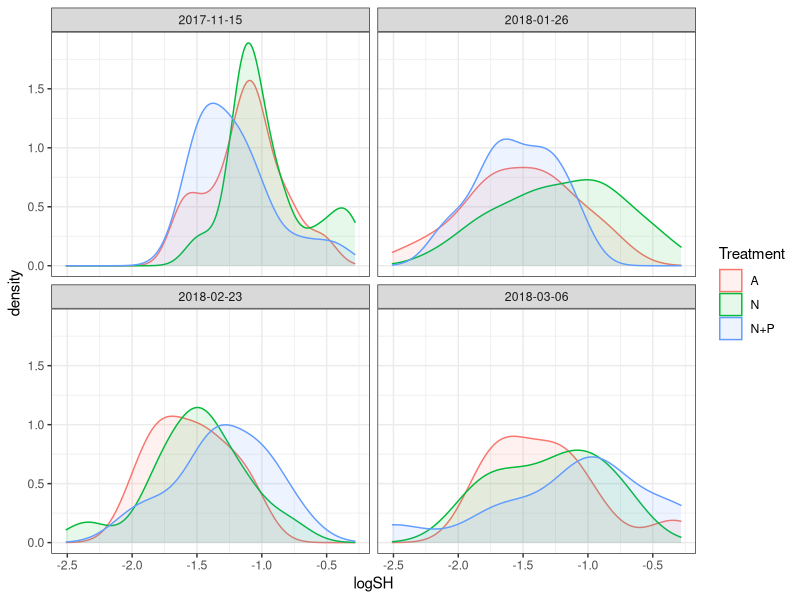
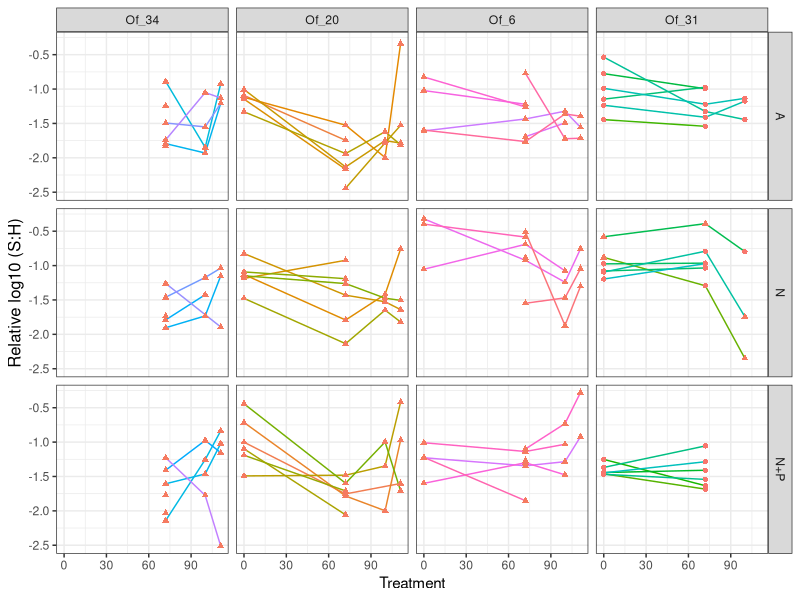
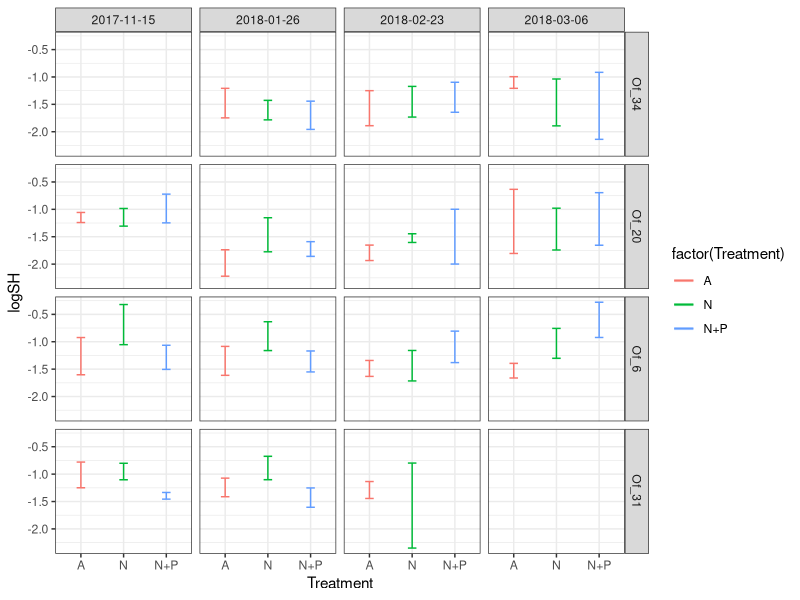
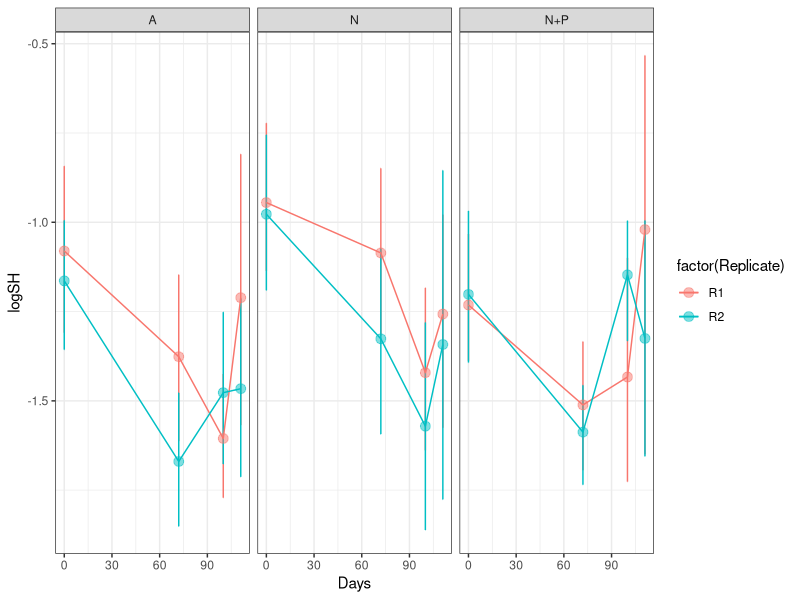
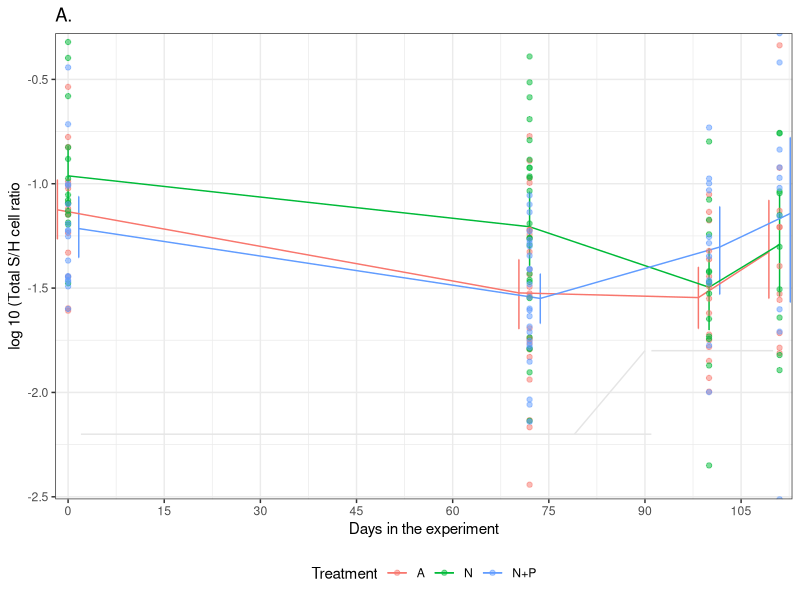
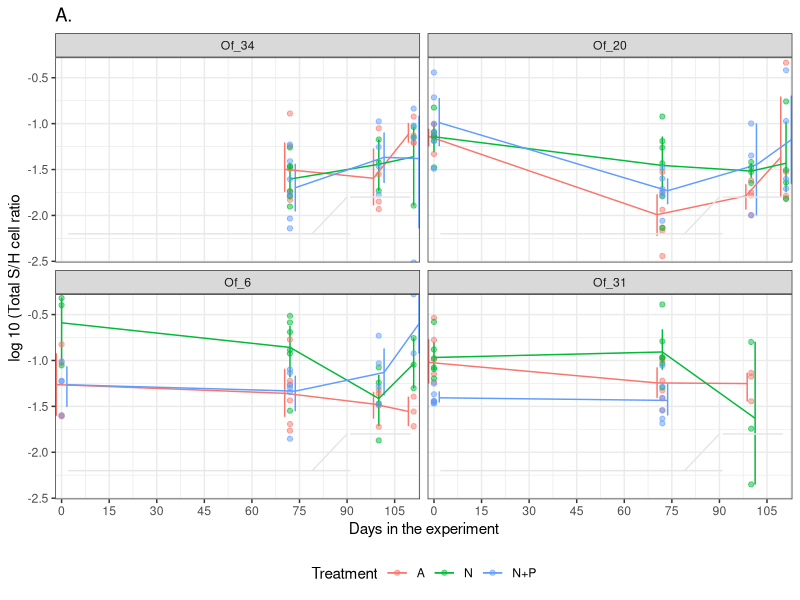
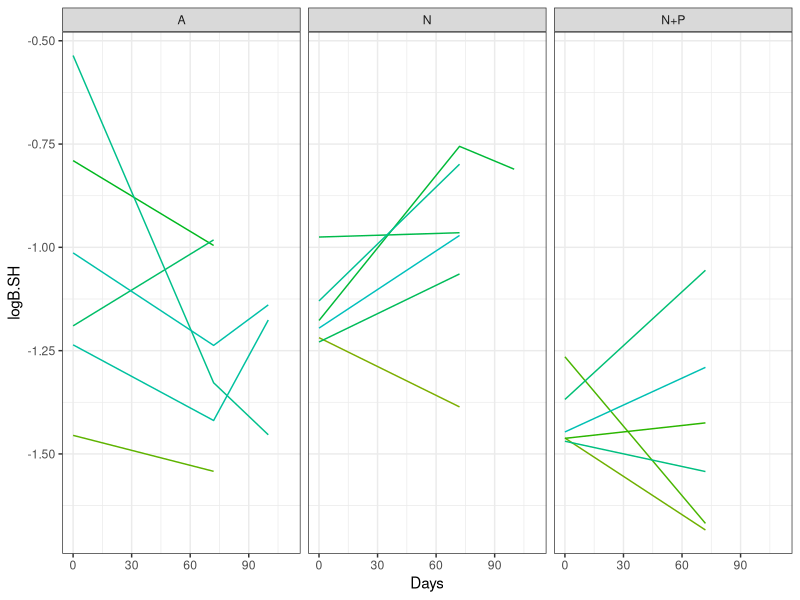
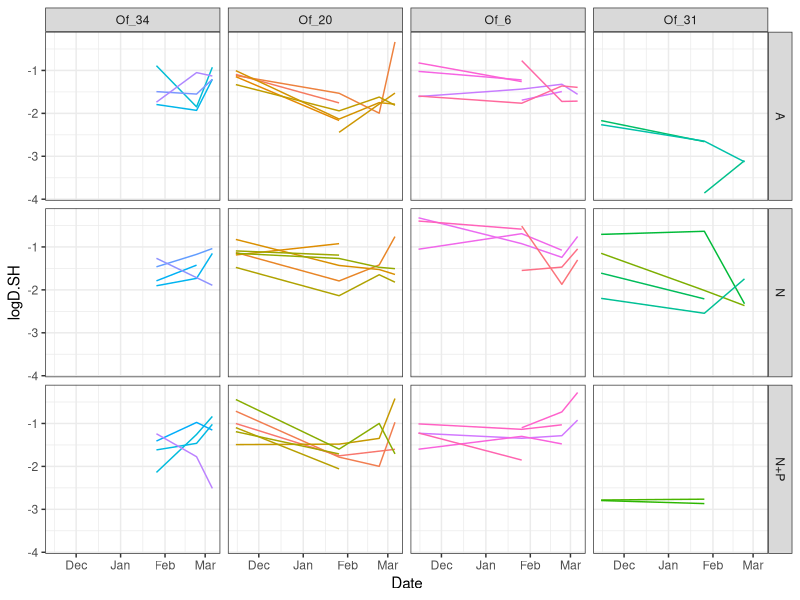

The R script that drew these images, in order: (Note: this script raises an error after producing the figures.)
## ---- chunk 1
knitr::opts_chunk$set(echo = TRUE, warning=FALSE, message=FALSE)
## ---- chunk 2

# Get all libraries and sources required to run the script
        library(plyr)
        library(dplyr)
        library(reshape2)
       
        library(ggplot2)
        library(ggthemes)
        library(scales)

        library(lme4)
        library(lmerTest)
        library(emmeans)

# Default ggplot settings

    Fill.colour<-scale_colour_manual(values = c("black", "gray70", "gray35"))

    ggthe_bw<-theme(plot.background=element_blank(),
          panel.grid.major.y = element_blank(),
          panel.grid.major.x = element_blank(),
          panel.grid.minor.x = element_blank(),
          panel.grid.minor.y = element_blank(),
          legend.box.background = element_rect(),
          panel.background =element_rect(fill = NA, color = "black")
          )+
    theme_bw()

## ---- chunk 3

qPCR.variables  <- read.csv("Outputs/Ofav_SH_cell_ratio.csv", header = T)

    qPCR.blastate<-qPCR.variables[((qPCR.variables$Date=="2018-02-05") |
                                     (qPCR.variables$Date=="2018-03-08")), ]
      
    qPCR.variables <- droplevels(qPCR.variables[!rownames(qPCR.variables) %in% rownames(qPCR.blastate), ])  

qPCR.variables<-subset(qPCR.variables, Date!="2017-12-15") # One month in nutrients

# Variable types 
str(qPCR.variables)
  qPCR.variables$Genotype<-factor(qPCR.variables$Genotype, 
                                  levels=c("Of_34", "Of_20", "Of_6", "Of_31"))
  qPCR.variables$DaysF<-as.factor(qPCR.variables$Days)
  qPCR.variables$Date<-as.Date(qPCR.variables$Date)
  
  summary(qPCR.variables)
## ---- chunk 4

ggplot(qPCR.variables, aes(logSH, fill = Treatment , colour = Treatment)) +
 geom_density(alpha = 0.1) + facet_wrap(~Date) + ggthe_bw
  # 
  
## ---- chunk 5
logSHColony <- ggplot(qPCR.variables, aes(Days, logSH)) +
  geom_line(aes(colour=Fragment))+geom_point(aes(shape=factor(Community), colour=factor(Community)))+
  # geom_jitter(aes(colour=factor(Replicate))) +
      # stat_summary(fun.data = "mean_cl_boot",geom = "errorbar", width = 0.2)+
      #stat_summary(fun.y=mean, geom="point", size =3, alpha=0.5) +
      # stat_summary(fun.y=mean, geom="line", size =1, alpha=0.5) + 
      facet_grid(Treatment~Genotype) +
      ggthe_bw +theme(legend.position = "none" )

logSHColony + ylab("Relative log10 (S:H)") + xlab("Treatment") +  
      theme(axis.title.y=element_text(size=12), legend.position="none")

logSHTreatment <- ggplot(qPCR.variables, aes(Treatment, logSH, colour=factor(Treatment))) +
         #geom_jitter(aes(colour=factor(Replicate))) +
         stat_summary(fun.data = "mean_cl_boot",geom = "errorbar", width = 0.2)+
         stat_summary(fun.y=mean, geom="line", size =1, alpha=0.5) + 
         facet_grid(Genotype~Date) +
         theme_bw() 
logSHTreatment

logSH_Replicate<- ggplot(qPCR.variables, aes (Days, logSH, 
                                             colour=factor(Replicate))) +
  stat_summary(fun.data = "mean_cl_boot",geom = "errorbar", width = 0.2 )+
  stat_summary(fun.y=mean, geom="point", size =3, alpha=0.5) +
  stat_summary(fun.y=mean, geom="line") + facet_grid (~Treatment) + ggthe_bw
logSH_Replicate 

logSHTreatment <- ggplot (qPCR.variables, aes(Days, logSH, colour=Treatment)) + 
  ggtitle("A.")+
  ggthe_bw +  theme(legend.position="bottom") +
  
  stat_summary(fun.data = "mean_cl_boot",geom = "errorbar", 
                    position = position_dodge(width = 5), width = 0.2 )+
  #stat_summary(fun.y=mean, geom="point", size =3, alpha=0.5, 
       #            position = position_dodge(width = 1)) +
  stat_summary(fun.y=mean, geom="line", position = position_dodge(width = 5)) + 

  scale_y_continuous(breaks = seq(-2.5, 0, 0.5),
                    expand = c(0,0),
                  name=("log 10 (Total S/H cell ratio")) +
  scale_x_continuous(name="Days in the experiment",
                         limits = c(-2,113),
                         breaks = seq(0, 110, 15),  
                         expand = c(0, 0)) +  
  geom_point(alpha=0.5) +
  
      annotate("segment", x = 2, xend = 91, y = -2.2, yend = -2.2,
                colour = "gray90")+
      annotate("segment", x = 79, xend = 90, y = -2.2, yend = -1.8,
                colour = "gray90")+
      annotate("segment", x = 91, xend = 110, y = -1.8, yend = -1.8,
                colour = "gray90")
    
logSHTreatment
logSHTreatment +facet_wrap (~Genotype)

## ---- chunk 6
logB_Treatment <- ggplot(subset(qPCR.variables, Genotype=Of_31),
                         aes(Days, logB.SH, colour=factor(Fragment))) +
     geom_line()+ 
     #geom_jitter(aes(colour=factor(Replicate))) +
         #stat_summary(fun.data = "mean_cl_boot",geom = "errorbar", width = 0.2)+
         #stat_summary(fun.y=mean, geom="line", size =1, alpha=0.5) + 
         ggthe_bw +  theme(legend.position = "none" )
logB_Treatment + facet_grid(~Treatment)

## ---- chunk 7
logD <- ggplot(qPCR.variables, aes(Date, logD.SH, colour=factor(Fragment))) +
     geom_line()    +
     #geom_jitter(aes(colour=factor(Replicate))) +
         #stat_summary(fun.data = "mean_cl_boot",geom = "errorbar", width = 0.2)+
         #stat_summary(fun.y=mean, geom="line", size =1, alpha=0.5) + 
         facet_grid(Treatment~Genotype) + ggthe_bw +
        theme(legend.position = "none")  
logD
   
  
logD_Treatment <- ggplot(qPCR.variables, aes(Treatment, logD.SH, colour=factor(Treatment))) +
         #geom_jitter(aes(colour=factor(Replicate))) +
         stat_summary(fun.data = "mean_cl_boot",geom = "errorbar", width = 0.2)+
         stat_summary(fun.y=mean, geom="line", size =1, alpha=0.5) + 
         facet_grid(Genotype~Date) +
         ggthe_bw 
logD_Treatment

## ---- chunk 8

SHTreatment <- ggplot(qPCR.variables, aes(Date, logSH, colour=factor(Treatment))) +
         #geom_jitter(aes(colour=factor(Replicate))) +
         stat_summary(fun.data = "mean_cl_boot",geom = "errorbar", width = 0.2)+
         stat_summary(fun.y=mean, geom="line", size =1, alpha=0.5) + 
         facet_grid(Genotype~Community) + 
         ggthe_bw + theme(legend.position="bottom")
SHTreatment


BHTreatment <- ggplot(subset(qPCR.variables, Genotype=Of_31), 
                      aes(Days, logB.SH, colour=factor(Treatment))) +
          ggthe_bw +
         #geom_jitter(aes(colour=factor(Replicate))) +
         stat_summary(fun.data = "mean_cl_boot",geom = "errorbar",
                      position=position_dodge(width = 1), width = 0.2)+
         stat_summary(fun.y=mean, geom="line", size =1, alpha=0.5) + 
         facet_grid(~Community)
BHTreatment


CHTreatment <- ggplot(qPCR.variables, aes(Days, logC.SH, colour=factor(Treatment))) +
         ggthe_bw +  theme(legend.position="bottom") +
         #geom_jitter(aes(colour=factor(Replicate))) +
         stat_summary(fun.data = "mean_cl_boot",geom = "errorbar", width = 0.2)+
         stat_summary(fun.y=mean, geom="line", size =1, alpha=0.5) + 
         facet_grid(Genotype~.)
CHTreatment


DHTreatment <- ggplot(qPCR.variables, aes(Days, logD.SH, colour=factor(Treatment))) +
        ggthe_bw +  theme(legend.position="bottom") +  
         #geom_jitter(aes(colour=factor(Replicate))) +
         stat_summary(fun.data = "mean_cl_boot",
                      position=position_dodge(width = 1), width = 0.2)+
         stat_summary(fun.y=mean, geom="line", size =1, alpha=0.5) + 
         facet_grid(Community~Genotype)
DHTreatment
## ---- chunk 9
D.PTreatment <- ggplot(qPCR.variables, aes(Days, D.Prp, colour=Fragment)) +
        ggthe_bw +  theme(legend.position="none") +  
        geom_jitter(aes(colour=factor(Fragment)), alpha=0.5, size=1) +
        geom_line() + facet_grid (Genotype~Treatment) +
  
      annotate("segment", x = 2, xend = 91, y = 0, yend = 0,
                colour = "gray90")+
        
      annotate("segment", x = 79, xend = 90, y = 0, yend = 0.3,
                colour = "gray90")+
    
      annotate("segment", x = 91, xend = 110, y = 0.3, yend = 0.3,
                colour = "gray90")+
      annotate("text", x = 8, y = 0.08, label = "(BL)", size=3, colour="gray")+
      annotate("text", x = 45, y = 0.08, label = "(C)", size=3, colour="gray")+
      annotate("text", x = 100, y = 0.08, label = "(H)", size=3, colour="gray")+  
  

      scale_y_continuous(breaks = seq(0, 1, 0.3),
                     name=("Durusdinium proportion (D/H)/(S/H)")) +
      scale_x_continuous(name="Days in the experiment",
                           limits = c(-2,113),
                         breaks = seq(0, 110, 45),  
                         expand = c(0, 0))
D.PTreatment
#ggsave(file="Outputs/D.P_Treatment_Genotype.svg", plot=D.PTreatment, width=4.5, height=4.5)

## ---- chunk 10
qPCR.variables_2<-subset(qPCR.variables, Days<110)
qPCR.variables_2<-subset(qPCR.variables_2, Genotype!="Of_34")

SH.0<-subset(qPCR.variables_2, Days<2)
SH.C<-subset(qPCR.variables_2, Days<77)
  SH.C<-subset(SH.C, Days>2)
SH.H<-subset(qPCR.variables_2, Days>76)

#qPCR.variables<-subset(qPCR.variables, Sample!="20-30_2018-01-26")
#qPCR.variables_2<-subset(qPCR.variables_2, Sample!="31-25_2018-01-26")
#qPCR.variables_2<-subset(qPCR.variables_2, Sample!="6-81_2017-11-15")
#qPCR.variables_2<-subset(qPCR.variables_2, Sample!="20-50_2017-11-15")

## ---- chunk 11

logSHTreatment <- ggplot (qPCR.variables_2, aes(Days, logSH, colour=Treatment, shape=Treatment)) + 
  ggtitle("A.")+ Fill.colour +
  ggthe_bw +  theme(legend.position="bottom") +
  
  stat_summary(fun.data = "mean_cl_boot",geom = "errorbar", 
                    position = position_dodge(width = 5), width = 0.2 )+
  stat_summary(fun.y=mean, geom="point", size =3, alpha=0.5, 
                  position = position_dodge(width = 5)) +
  stat_summary(fun.y=mean, geom="line", position = position_dodge(width = 5)) + 

  scale_y_continuous(breaks = seq(-2.5, 0, 0.5),
                    expand = c(0,0),
                  name=("log 10 (Total S/H cell ratio")) +
  scale_x_continuous(name="Days in the experiment",
                         limits = c(-2,113),
                         breaks = seq(0, 110, 15),  
                         expand = c(0, 0)) +  
  #geom_point(alpha=0.5) +
  
      annotate("segment", x = 2, xend = 91, y = -2.2, yend = -2.2,
                colour = "gray90")+
      annotate("segment", x = 79, xend = 90, y = -2.2, yend = -1.8,
                colour = "gray90")+
      annotate("segment", x = 91, xend = 110, y = -1.8, yend = -1.8,
                colour = "gray90")
    
logSHTreatment
logSHTreatment +facet_wrap (~Genotype)
  
  #ggsave(file="5.3A_AH.svg", plot=logSHTreatment, width=3.0, height=6)
  #ggsave(file="5.3A_AH_NoGenotype.svg", plot=logSHTreatment, width=3.0, height=3)

## ---- chunk 12

logSHTreatment <- ggplot (qPCR.variables_2, aes(Days, TotalSH, colour=Treatment, shape=Treatment)) + 
  ggtitle("A.")+ Fill.colour +
  ggthe_bw +  theme(legend.position="bottom") +
  
  stat_summary(fun.data = "mean_cl_boot",geom = "errorbar", 
                    position = position_dodge(width = 5), width = 0.2 )+
  stat_summary(fun.y=mean, geom="point", size =3, alpha=0.5, 
                  position = position_dodge(width = 5)) +
  stat_summary(fun.y=mean, geom="line", position = position_dodge(width = 5)) + 

  scale_y_continuous(breaks = seq(0, 1, 0.5),
                    expand = c(0.1,0.1),
                  name=("log 10 (Total S/H cell ratio")) +
  scale_x_continuous(name="Days in the experiment",
                         limits = c(-2,113),
                         breaks = seq(0, 110, 15),  
                         expand = c(0, 0)) +  
  #geom_point(alpha=0.5) +
  
      annotate("segment", x = 2, xend = 91, y = -0, yend = 0,
                colour = "gray90")+
      annotate("segment", x = 79, xend = 90, y = 0, yend = 0.2,
                colour = "gray90")+
      annotate("segment", x = 91, xend = 110, y = 0.2, yend = 0.2,
                colour = "gray90")
    
logSHTreatment
logSHTreatment +facet_wrap (~Genotype)
  
  # ggsave(file="5.3A_AH.svg", plot=logSHTreatment, width=3.0, height=6)
  # ggsave(file="5.3A_AH_NoGenotype.svg", plot=logSHTreatment, width=3.0, height=3)

## ---- chunk 13
LME_BaseLine<-lmer(logSH ~ Treatment + Genotype + (1|Replicate), 
                     data=SH.0)
   #step(LME_BaseLine)
   anova(LME_BaseLine)
   ranova(LME_BaseLine)

## ---- chunk 14

LME_Ofav.C<-lmer(logSH ~ Treatment + (1|Replicate) + (1|Genotype), 
                     data=SH.C)
     step (LME_Ofav.C) #  Remove replicate
     

LME_Ofav.C1<-lmer(logSH ~ Treatment + (1|Genotype), 
                     data=SH.C)
     step (LME_Ofav.C1)
     anova (LME_Ofav.C1)

## ---- chunk 15

# Multicomp
Ofav.SH.C.emm<-emmeans(LME_Ofav.C1, ~Treatment)
      #contrast(Ofav.SH.C.emm, "tukey")
    Ofav.SH.C_groups<-cld(Ofav.SH.C.emm, by=NULL) # compact-letter display
    Ofav.SH.C_groups
    
# Effect plot
  plot(emmeans(LME_Ofav.C1, ~Treatment), comparisons = TRUE) +
      coord_flip(xlim = NULL, ylim = NULL, expand = TRUE) + theme_bw()
## ---- chunk 16
logSHTreatmentC <- ggplot (SH.C, aes(Treatment, logSH, colour=Treatment, shape=Treatment)) + 
  ggtitle("A.")+ Fill.colour +
  ggthe_bw +  theme(legend.position="bottom") +
  
  stat_summary(fun.data = "mean_cl_boot",geom = "errorbar", 
                    position = position_dodge(width = 5), width = 0.2 )+
  stat_summary(fun.y=mean, geom="point", size =3, alpha=0.5, 
                  position = position_dodge(width = 1)) +
  
  scale_y_continuous(breaks = seq(-2.5, 0, 0.5),
                    expand = c(0.1,0.1),
                  name=("log 10 (Total S/H cell ratio"))
    
logSHTreatmentC
logSHTreatmentC +facet_wrap (~Genotype)
## ---- chunk 17
logSHTreatmentC <- ggplot (SH.C, aes(Treatment, TotalSH, colour=Treatment, shape=Treatment)) + 
  ggtitle("A.")+ Fill.colour +
  ggthe_bw +  theme(legend.position="bottom") +
  
  stat_summary(fun.data = "mean_cl_boot",geom = "errorbar", 
                    position = position_dodge(width = 5), width = 0.2 )+
  stat_summary(fun.y=mean, geom="point", size =3, alpha=0.5, 
                  position = position_dodge(width = 1))
  
  #scale_y_continuous(breaks = seq(-2.5, 0, 0.5),
   #                 expand = c(0.1,0.1),
    #              name=("log 10 (Total S/H cell ratio"))
    
logSHTreatmentC
logSHTreatmentC +facet_wrap (~Genotype)
## ---- chunk 18
LME_Ofav.H<-lmer(logSH ~ Treatment +
                   (1|Replicate) + (1|Genotype), 
                     data=SH.H)
     #step (LME_Ofav.H)
     anova(LME_Ofav.H)
     ranova(LME_Ofav.H)
## ---- chunk 19
LM_Ofav.qpCR<-lmer (logSH ~ Treatment * DaysF +
                  (1|Replicate) + (1|Genotype/Fragment),
                  data= qPCR.variables_2)
    step(LM_Ofav.qpCR)


LM_Ofav.qpCR<-lmer(logSH ~ Treatment * DaysF + (1| Genotype),
                       data= qPCR.variables_2)
      step(LM_Ofav.qpCR)
      summary(LM_Ofav.qpCR)
      anova(LM_Ofav.qpCR)
## ---- chunk 20
# Multicomp    
    Ofav.YII.emm<-emmeans(LM_Ofav.qpCR, ~Treatment * DaysF)
        #contrast(Ofav.YII.emm, "tukey")
        # Effect plot options
  
# Plots
emmip(LM_Ofav.qpCR, ~DaysF|Treatment, CIs = TRUE, aes(Genotype=factor(Treatment))) + theme_bw() # interaction plot of predictions

plot(emmeans(LM_Ofav.qpCR, ~Treatment|DaysF), comparisons = TRUE) +
      coord_flip(xlim = NULL, ylim = NULL, expand = TRUE) + facet_wrap(~DaysF) +
      theme_bw()

# CLD    
    Ofav_EMM_SH<-cld(Ofav.YII.emm, by=NULL) # compact-letter display
     Ofav_EMM_SH<-Ofav_EMM_SH[order(Ofav_EMM_SH$Day, Ofav_EMM_SH$Treatment), ]
     Ofav_EMM_SH
  #write.csv(Ofav_EMM_SH, "Outputs/Multicomp_Ofav_SH.csv")  
    
